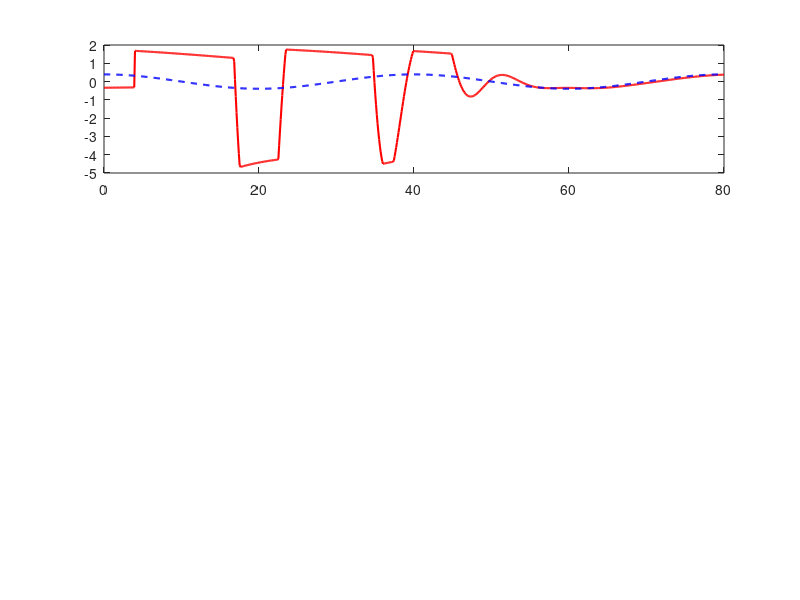

Here is the MATLAB script that generated this plot: (Note: this script raises an error after producing the figure.)
function acc_scenario_with_engagement()
    % Adaptive Cruise Control: демонстрация включения в t_on
    % Параметры автомобиля
    p.m    = 1500;    % кг
    p.g    = 9.81;    % м/с^2
    p.rho  = 1.225;   % кг/м^3
    p.Cd   = 0.3;
    p.Af   = 2.5;     % м^2
    p.reff = 0.3;     % м
    p.f    = 0.015;   % коэф. качения
    p.Iw   = 2.0;     % кг·м^2

    % Параметры ACC
    d0      = 5;      % м, минимальная дистанция
    h_head  = 1.5;    % с, запас по времени
    Kp      = 0.5;    % П‑коэф.
    Ki      = 0.1;    % И‑коэф.
    a_max   =  2;     % м/с^2
    a_min   = -4;     % м/с^2

    % Время симуляции
    t_end = 80; dt = 0.1;
    t = (0:dt:t_end)';
    N = numel(t);

    % Время включения ACC
    t_on = 4;  % с

    % Профиль лидера: синусоида вокруг 30 м/с
    v_set = 30; A = 2.5; T = 40;
    omega = 2*pi/T;
    v_lead = v_set + A*sin(omega*t);
    a_lead =        A*omega*cos(omega*t);
    x_lead = cumtrapz(t, v_lead);

    % Инициализация эго-авто
    x = zeros(N,1);
    v = zeros(N,1);
    % задаём начальную скорость отличную от лидера
    v(1) = v_set - 5; 
    % начальное расстояние больше безопасного на +10 м
    x(1) = x_lead(1) - (d0 + h_head*v(1)) + 10;

    % Хранилища
    a_ego      = zeros(N,1);
    Tf_arr     = zeros(N,1);
    integral_e = 0;

    % Основной цикл интегрирования (прямой Эйлер)
    for i = 1:N-1
        % текущее расстояние и желаемая дистанция
        d_rel = x_lead(i) - x(i);
        d_des = d0 + h_head * v(i);
        e = d_rel - d_des;

        if t(i) < t_on
            % ACC выключен
            Tf = 0;
        else
            % ACC включён: PI‑контроллер с feed‑forward
            integral_e = integral_e + e*dt;
            a_des = a_lead(i) + Kp*e + Ki*integral_e;
            a_des = min(max(a_des, a_min), a_max);
            Tf = p.m * a_des * p.reff;
        end

        Tf_arr(i) = Tf;

        % сопротивления
        Faero  = 0.5 * p.rho * p.Cd * p.Af * v(i)^2;
        Froll = p.f * p.m * p.g;

        % итоговая сила и ускорение
        Fdrive = Tf / p.reff;
        v_dot  = (Fdrive - Faero - Froll) / p.m;
        a_ego(i) = v_dot;

        % шаг интегрирования
        x(i+1) = x(i) + v(i)*dt;
        v(i+1) = v(i) + v_dot*dt;
    end
    % выравниваем последний точечный
    a_ego(end)  = a_ego(end-1);
    Tf_arr(end) = Tf_arr(end-1);

    % Построение графиков
    figure('Position',[100 100 600 800]);

    % 1) Ускорение
    subplot(3,1,1);
    plot(t, a_ego,  'r','LineWidth',1.5); hold on
    plot(t, a_lead,'b--','LineWidth',1.5);
    xline(t_on,'k:','ACC on','LabelOrientation','horizontal','LabelVerticalAlignment','bottom');
    hold off
    xlabel('Время (с)'), ylabel('м/с^2');
    title('Ускорение');
    legend('ТС с ACC','Целевое ТС','Location','best');
    grid on;

    % 2) Скорости
    subplot(3,1,2);
    plot(t, v,      'r','LineWidth',1.5); hold on
    plot(t, v_lead, 'b--','LineWidth',1.5);
    plot([t(1),t(end)], [v_set,v_set],'k:','LineWidth',1.2);
    xline(t_on,'k:');
    hold off
    xlabel('Время (с)'), ylabel('м/с');
    title('Скорость');
    legend('ТС с ACC','Целевое ТС','set','Location','best');
    grid on;

    % 3) Дистанция
    subplot(3,1,3);
    plot(t, x_lead - x,          'r','LineWidth',1.5); hold on
    plot(t, d0 + h_head.*v,     'b--','LineWidth',1.5);
    xline(t_on,'k:');
    hold off
    xlabel('Время (с))'), ylabel('м');
    title('Дистанция между двумя автомобилями');
    legend('Текущая','Безопасная','Location','best');
    grid on;
end
